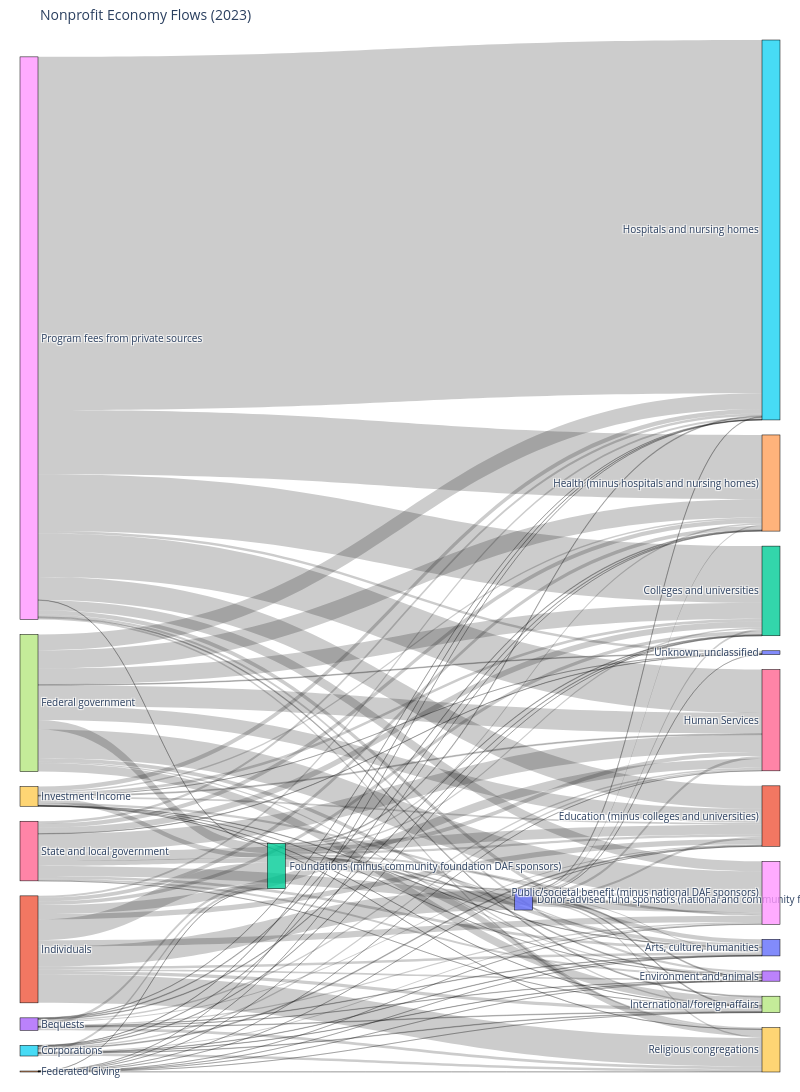

The code cell stored with this chart in its notebook:
### Code cell
# Plot the Sankey diagram
fig = go.Figure(data=[go.Sankey(
    node=dict(
        pad=15,
        thickness=18,
        line=dict(color="black", width=0.5),
        label=list(all_nodes)
    ),
    link=dict(
        source=sources,
        target=targets,
        value=values
    )
)])

# Format
fig.update_layout(
    title_text="Nonprofit Economy Flows (2023)",
    font_size=10,
    width=800,
    height=1100,
    margin=dict(l=20, r=20, t=40, b=20)
)

fig.show()

### Figure 1 — Plotly figure (JSON) as saved in the notebook; plotly's stock layout.template omitted (floating-point values rounded to 4 significant figures)
{"data": [{"link": {"source": [0, 0, 0, 0, 0, 0, 0, 0, 0, 0, 0, 0, 1, 1, 1, 1, 1, 1, 1, 1, 1, 1, 1, 1, 1, 2, 2, 2, 2, 2, 2, 2, 2, 2, 2, 2, 2, 3, 3, 3, 3, 3, 3, 3, 3, 3, 3, 3, 3, 3, 4, 4, 4, 4, 4, 4, 4, 4, 4, 4, 4, 4, 4, 5, 5, 5, 5, 5, 5, 5, 5, 5, 5, 5, 5, 5, 6, 6, 6, 6, 6, 6, 6, 6, 6, 6, 6, 6, 6, 7, 7, 7, 7, 7, 7, 7, 7, 7, 7, 7, 7, 7, 8, 8, 8, 8, 8, 8, 8, 8, 8, 8, 8, 8, 8, 9, 9, 9, 9, 9, 9, 9, 9, 9, 9, 9, 9, 9], "target": [10, 11, 12, 13, 14, 15, 16, 17, 18, 2, 19, 20, 10, 11, 12, 13, 14, 15, 16, 17, 18, 2, 0, 19, 20, 10, 11, 12, 13, 14, 15, 16, 17, 18, 0, 19, 20, 10, 11, 12, 13, 14, 15, 16, 17, 18, 2, 0, 19, 20, 10, 11, 12, 13, 14, 15, 16, 17, 18, 2, 0, 19, 20, 10, 11, 12, 13, 14, 15, 16, 17, 18, 2, 0, 19, 20, 10, 11, 12, 13, 14, 15, 16, 17, 18, 2, 0, 19, 20, 10, 11, 12, 13, 14, 15, 16, 17, 18, 2, 0, 19, 20, 10, 11, 12, 13, 14, 15, 16, 17, 18, 2, 0, 19, 20, 10, 11, 12, 13, 14, 15, 16, 17, 18, 2, 0, 19, 20], "value": [3.42, 6.99, 6.82, 3.41, 3.49, 2.15, 9.38, 3.14, 4.98, 0.0, 5.48, 0.4, 8.72, 18.62, 11.9, 6.54, 13.14, 6.48, 30.51, 10.9, 21.79, 70.8, 68.67, 97.72, 0.0, 3.89, 8.33, 5.33, 2.92, 5.88, 2.92, 13.66, 4.9, 6.57, 3.2, 23.43, 0.0, 1.6, 3.43, 2.2, 1.2, 2.42, 1.2, 5.63, 2.02, 4.03, 9.27, NaN, 9.66, 0.0, 0.13, 0.27, 0.17, 0.1, 0.19, 0.1, 0.45, 0.16, 0.32, 0.73, NaN, 0.76, 0.0, 1.37, 2.94, 1.88, 1.03, 2.07, 1.03, 4.82, 1.73, 3.45, 7.94, NaN, 8.27, 0.0, 9.56, 33.34, 20.11, 7.45, 14.17, 8.1, 59.4, 0.05, 34.21, 16.25, 0.0, 0.0, 1.27, 12.1, 48.07, 54.37, 4.59, 62.82, 54.21, 70.81, 29.35, 97.64, 32.49, 0.0, 0.0, 2.55, 14.7, 78.61, 194.1, 7.3, 219.7, 1207.0, 148.4, 3.26, 34.56, 1.03, 0.0, 5.86, 8.52, 1.38, 6.07, 9.71, 0.5, 4.95, 15.43, 3.38, 0.62, 7.94, 16.5, NaN, 0.63, 0.09]}, "node": {"label": ["Donor-advised fund sponsors (national and community foundation only)", "Individuals", "Foundations (minus community foundation DAF sponsors)", "Bequests", "Federated Giving", "Corporations", "State and local government", "Federal government", "Program fees from private sources", "Investment Income", "Arts, culture, humanities", "Education (minus colleges and universities)", "Colleges and universities", "Environment and animals", "Health (minus hospitals and nursing homes)", "Hospitals and nursing homes", "Human Services", "International/foreign affairs", "Public/societal benefit (minus national DAF sponsors)", "Religious congregations", "Unknown, unclassified"], "line": {"color": "black", "width": 0.5}, "pad": 15, "thickness": 18}, "type": "sankey"}], "layout": {"font": {"size": 10}, "height": 1100, "margin": {"b": 20, "l": 20, "r": 20, "t": 40}, "title": {"text": "Nonprofit Economy Flows (2023)"}, "width": 800}}
